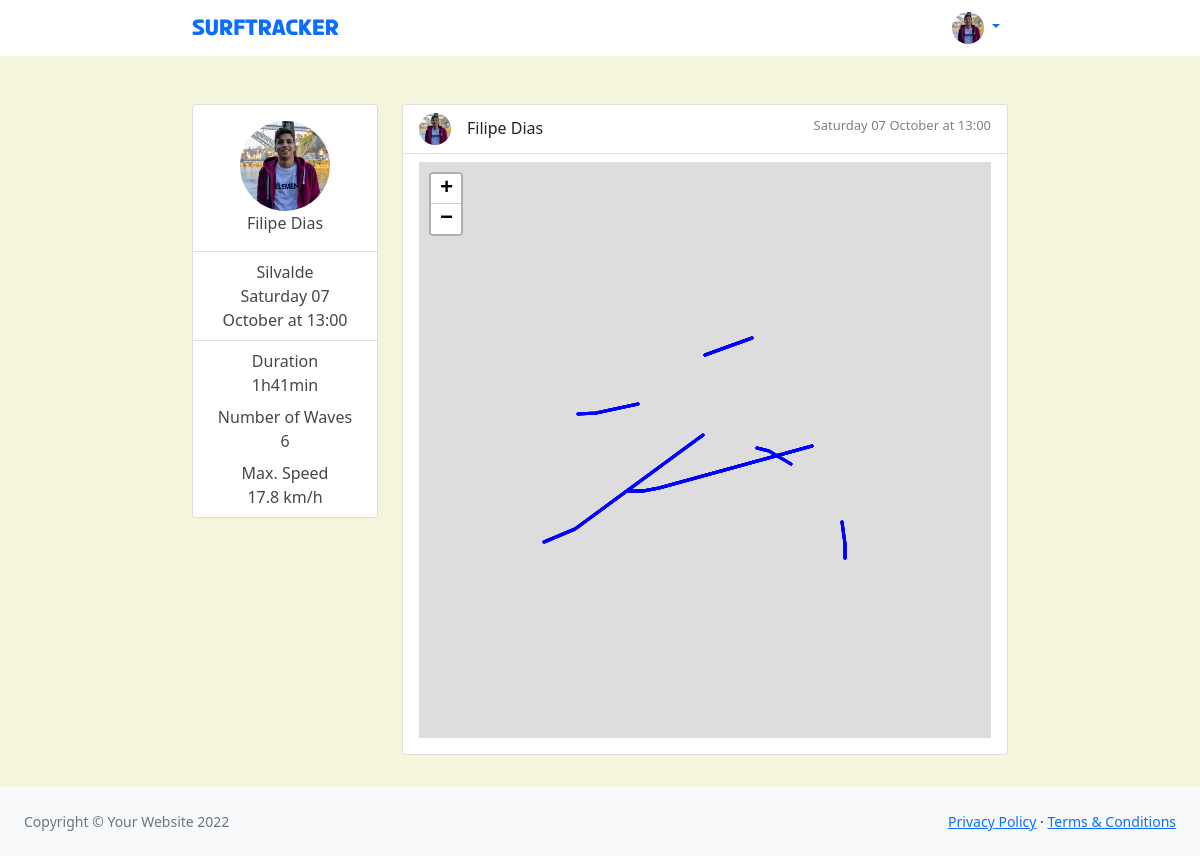
The page /session/28/ on the database its author committed.
### main/models.py (models this page shows, shortened)
class Surfer(AbstractUser):
    class Meta:
        verbose_name_plural = "Surfers"
    first_name = models.CharField(max_length=30)
    last_name = models.CharField(max_length=30)
    strava_user_id = models.CharField(max_length=90)

class SurfSession(models.Model):
    name = models.CharField("Name", max_length=90, default="")
    surfer = models.ForeignKey(Surfer, on_delete=models.CASCADE)
    location = models.ForeignKey(SurfSpot, on_delete=models.CASCADE, null=True)
    strava_activity_id = models.CharField("Strava Activity", max_length=90)
    number_of_waves = models.IntegerField(default=0)
    duration = models.TimeField("Duration", default=time(0, 0))
    max_speed = models.DecimalField("Speed (km/h)", default=0, max_digits=4, decimal_places=1)
    date = models.DateTimeField(null=True)
    has_gpx_data = models.BooleanField(default=False)
    def display_date(self):
        import pytz
        local_tz = pytz.timezone('Europe/Lisbon')
        dt_begin_today = datetime.now(local_tz).replace(hour=0, minute=0)
        dt_begin_yesterday = dt_begin_today - timedelta(days=1)
        if self.date > dt_begin_today:
            return f"Today at {self.date.strftime('%H:%M')}"
        elif self.date > dt_begin_yesterday:
            return f"Yesterday at {self.date.strftime('%H:%M')}"
        else:
            return f"{self.date.strftime('%A')} {self.date.strftime('%d %B')} at {self.date.strftime('%H:%M')}"
    def display_duration(self):
        return f"{self.duration.minute}min" if self.duration.hour == 0 else f"{self.duration.hour}h{self.duration.minute}min"
    def display_max_speed(self):
        return f"{self.max_speed} km/h"

class SurfSpot(models.Model):
    name = models.CharField("Name", max_length=90, default="")
    latitude = models.DecimalField("Latitude", max_digits=22, decimal_places=16)
    longitude = models.DecimalField("Longitude", max_digits=22, decimal_places=16)
    short_name = models.CharField("Image name", max_length=90, default="")
    def __str__(self):
        return self.name

### main/views.py (the view)
# urls.py: re_path(r'^session/(?P<session_id>[0-9]+)/$', views.session, name="session"),
@require_http_methods(["GET"])
def session(request, session_id):
    session = SurfSession.objects.get(id=session_id)
    session_data = {
        'session_id': session.id,
        'name': session.name,
        'spot_lat': float(session.location.latitude),
        'spot_long': float(session.location.longitude),
        'wave_points': get_session_gpx(session)
    }
    vc = {
        'surfer': session.surfer,
        'session': session,
        'session_data': session_data
    }
    return render(request, 'session.html', {'vc': vc})

### main/views.py (called while the page is built)
def get_session_gpx(s):
    gpx_session_waves = list()
    session_waves = Wave.objects.filter(session=s)
    for w in session_waves:
        session_wave_gpx = list()
        session_wave = WavePoint.objects.filter(wave=w)
        for wp in session_wave:
            session_wave_gpx.append({
                "latitude": float(wp.latitude),
                "longitude": float(wp.longitude),
                "time": wp.time.strftime('%Y-%m-%d %H:%M:%S'),
            })
            gpx_session_waves.append(session_wave_gpx)
    return gpx_session_waves

### templates/session.html (shortened to what this page needs)
<!DOCTYPE html>
{% load static %}
<html lang="en">
    <head>
        <link href="https://cdn.jsdelivr.net/npm/simple-datatables@latest/dist/style.css" rel="stylesheet" />
        <link href="{% static 'css/styles.css' %}" rel="stylesheet" />
        <link href="{% static 'css/home.css' %}" rel="stylesheet" />
        <link rel="stylesheet" href="https://unpkg.com/leaflet@1.9.2/dist/leaflet.css" />
    </head>
    <body class="sb-nav-fixed">
        <nav class="sb-topnav navbar navbar-expand navbar-bg">
            <div class="navbar-content">
              <a class="navbar-brand" href="/">SurfTracker</a>
              <ul class="navbar-nav">
                  <li class="nav-item dropdown">
                      <a class="nav-link dropdown-toggle" id="navbarDropdown" href="#" role="button" data-bs-toggle="dropdown" aria-expanded="false">
                        <img class="avatar-img avatar-sm" src="{% static 'avatars/'%}{{vc.surfer.id}}.png">
                      </a>
                  </li>
              </ul>
            </div>
        </nav>
        <div id="layoutSidenav">
            <div id="layoutSidenav_content">
                <main>
                    <div class="page-content">
                        <div class="row mt-5 ">
                            <div class="col-xl-3 col-md-6">
                                <div class="card profile-card">
                                    <div class="card-body">
                                      <div class="avatar avatar-surfer avatar-lg">
                                        <div class="avatar-content"><div class="avatar-img-wrapper">
                                            <img class="avatar-img" src="{% static 'avatars/'%}{{vc.surfer.id}}.png">
                                          </div>
                                          </div>
                                      </div>
                                      <div class="text-center">{{vc.surfer.first_name}} {{vc.surfer.last_name}}</div>
                                    </div>
                                    <div class="card-footer align-items-center justify-content-between">
                                        <div class="text-center">{{vc.session.location}}</div>
                                        <div class="text-center">{{vc.session.display_date}}</div>
                                    </div>
                                    <div class="card-footer align-items-center justify-content-between">
                                        <div class="text-center text-bold">Duration</div>
                                        <div class="text-center">{{vc.session.display_duration}}</div>
                                        <div class="text-center text-bold pt-2">Number of Waves</div>
                                        <div class="text-center">{{vc.session.number_of_waves}}</div>
                                        <div class="text-center text-bold pt-2">Max. Speed</div>
                                        <div class="text-center">{{vc.session.display_max_speed}}</div>
                                    </div>
                                </div>
                            </div>
                            <div class="col-xl-9 col-md-6">
                              <div class="card card-session session-page-card">
                                <div class="card-header">
                                  <img class="avatar-img avatar-sm"  src="{% static 'avatars/'%}{{vc.surfer.id}}.png">
                                  <div class="session-surfer-name">{{vc.session.surfer.first_name}} {{vc.session.surfer.last_name}}</div>
                                  <div class="session-date">{{vc.session.display_date}}</div>
                                </div>
                                <div class="card-body session-card-body">
                                    <div id="map_{{vc.session.id}}" class="session-page-session-map"></div>
                                </div>
                              </div>
                            </div>
                    </div>
                </main>
                <footer class="py-4 bg-light mt-auto">
                    <div class="container-fluid px-4">
                        <div class="d-flex align-items-center justify-content-between small">
                            <div class="text-muted">Copyright &copy; Your Website 2022</div>
                            <div>
                                <a href="#">Privacy Policy</a>
                                &middot;
                                <a href="#">Terms &amp; Conditions</a>
                            </div>
                        </div>
                    </div>
                </footer>
            </div>
        </div>
    </body>
</html>

### static/css/home.css (style rules this page uses)
.navbar-content { display: flex; margin-left: 16%; margin-right: 16%; width: 100%; }
.navbar-nav { float: right; margin-left:auto; }
.page-content { margin-left: 16%; margin-right: 16%; }
.navbar-brand { padding-top: 0.6125rem; font-family: "Apple Tea"; }
.navbar-bg { background-color: white; color: dodgerblue; }
.sb-nav-fixed { background-color: beige; }
.profile-card, .card-footer { background-color: white; color: #474545; }
.card-header { display: flex; background-color: white; }
.card-session { margin-bottom: 2rem; }
.session-page-card { min-height: 550px; }
.avatar-athlete img, .avatar-surfer, .avatar-img { border-radius: 50%; background-color: #f7f7fa; }
.avatar-lg, .avatar-lg .avatar-img { height: 90px; width: 90px; margin-left: auto; margin-right: auto; }
.avatar-sm, .avatar-sm .avatar-img { height: 32px; width: 32px; }
.avatar-content { display: table-row; }
.session-surfer-name { margin-left: 1rem; padding-top: 0.2rem; }
.session-date { margin-left: auto; padding-top: 0.2rem; color: gray; font-size: small; }
.session-card-body { padding-left: 1rem; padding-right: 1rem; padding-top: 0.5rem; padding-bottom: 1rem; }
.session-page-session-map { height: 36rem; }

### rows shown on the page
Surfer: surfer.first_name "Filipe", surfer.last_name "Dias"
SurfSession: session.location "Silvalde", session.display_date "Saturday 07 October at 13:00", session.display_duration "1h41min", session.number_of_waves "6", session.display_max_speed "17.8 km/h", session.surfer.first_name "Filipe", session.surfer.last_name "Dias"
